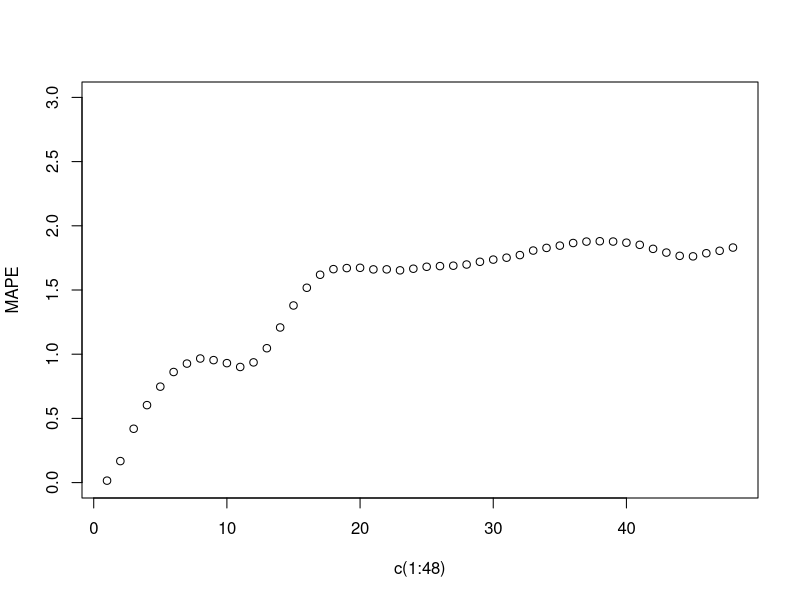

Recreate this plot in R.
###dshw method from the R forecast package to predict electricity consumption. 

##I tried to use it on the taylor dataset available in the package.
####I used the parameters of the model reported in the paper (Table 2)

###Taylor, J.W. (2003) Short-term electricity demand forecasting using double seasonal exponential smoothing. Journal of the Operational Research Society, 54, 799-805.

###but when I evaluated the MAPE error for the next 48 half-hours I got different values than reported in the paper (the bottom curve in Figure 4).

###Here is my code and comparison of MAPE errors. What am I doing wrong? How did Taylor calculated the MAPE error? Why the Figure caption says results for the 4-week post sample period when there is only 48 half-hours in the Figure? Thanks for help.

library("forecast")

# first 8 weeks as training set 
train <- msts(taylor[1:2688], seasonal.periods=c(48,336), ts.frequency=48)
# the rest - 4 week is test set - starts on 57th day
test <- msts(taylor[2689:4032], seasonal.periods=c(48,336), ts.frequency=48, start=57)

model <- dshw(train, alpha=0.01, beta=0.00, gamma=0.21, omega=0.24, phi=0.92)

# plot of MAPE errors for different horizonts
MAPE <- c()
for(i in 1:48) {
  MAPE <- c(MAPE, accuracy(f=model,x=test[1:i])[2,5])
}
plot(MAPE~c(1:48), ylim=c(0,3))
